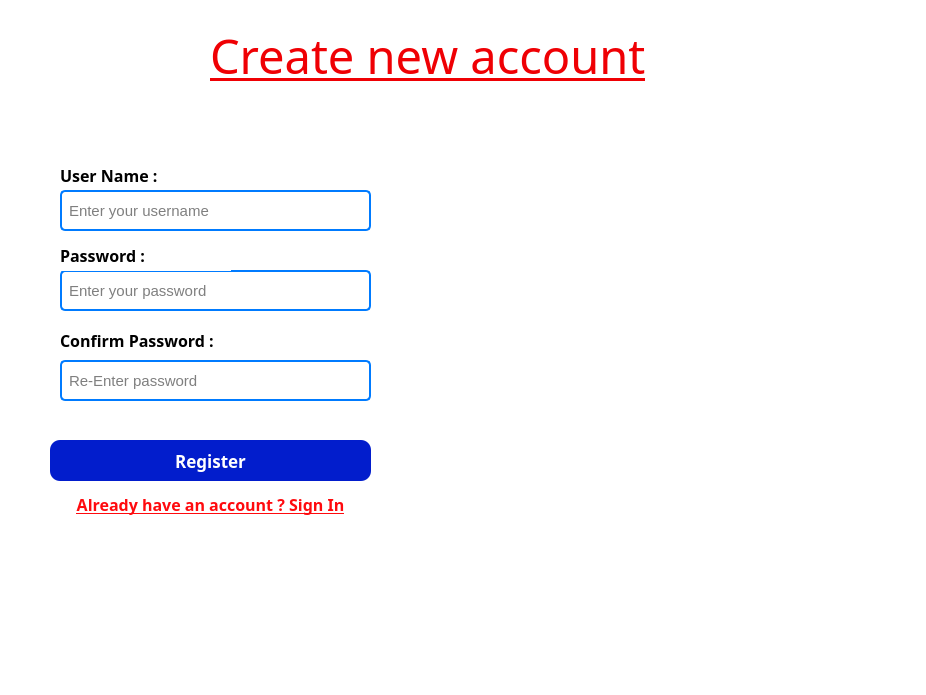
<?xml version="1.0" encoding="UTF-8"?>
<ui version="4.0">
 <class>signupwindow</class>
 <widget class="QDialog" name="signupwindow">
  <property name="geometry">
   <rect>
    <x>0</x>
    <y>0</y>
    <width>926</width>
    <height>695</height>
   </rect>
  </property>
  <property name="windowTitle">
   <string>Student Management Register Page</string>
  </property>
  <property name="windowIcon">
   <iconset resource="resource.qrc">
    <normaloff>:/img/pic/New folder/6681213.png</normaloff>:/img/pic/New folder/6681213.png</iconset>
  </property>
  <property name="styleSheet">
   <string notr="true">background-color: rgb(255, 255, 255);</string>
  </property>
  <widget class="QPushButton" name="pushButton_signin">
   <property name="geometry">
    <rect>
     <x>60</x>
     <y>490</y>
     <width>301</width>
     <height>29</height>
    </rect>
   </property>
   <property name="font">
    <font>
     <family>Bell MT</family>
     <pointsize>12</pointsize>
     <bold>true</bold>
     <underline>true</underline>
    </font>
   </property>
   <property name="styleSheet">
    <string notr="true">
QPushButton{
background-color:transparent;
border:none;
color: rgb(255, 10, 14)
}








</string>
   </property>
   <property name="text">
    <string>Already have an account ? Sign In</string>
   </property>
  </widget>
  <widget class="QLabel" name="label">
   <property name="geometry">
    <rect>
     <x>60</x>
     <y>150</y>
     <width>181</width>
     <height>51</height>
    </rect>
   </property>
   <property name="font">
    <font>
     <family>Bell MT</family>
     <pointsize>12</pointsize>
     <bold>true</bold>
     <underline>false</underline>
    </font>
   </property>
   <property name="text">
    <string>User Name :</string>
   </property>
  </widget>
  <widget class="QPushButton" name="pushButton_register">
   <property name="geometry">
    <rect>
     <x>50</x>
     <y>440</y>
     <width>321</width>
     <height>41</height>
    </rect>
   </property>
   <property name="font">
    <font>
     <family>Bell MT</family>
     <pointsize>13</pointsize>
     <bold>true</bold>
     <underline>false</underline>
    </font>
   </property>
   <property name="styleSheet">
    <string notr="true">QPushButton {
    background-color: rgb(2, 29, 204);     /* Blue background */
    color: white;                  /* White text */
    border-radius: 10px;           /* Rounded corners */
    padding: 8px 16px;             /* Inner spacing */
    font-weight: bold;
   
}

QPushButton:hover {
    background-color: #0056b3;     /* Darker blue on hover */
}

QPushButton:pressed {
    background-color: #003d80;     /* Even darker on press */

}</string>
   </property>
   <property name="text">
    <string>Register</string>
   </property>
  </widget>
  <widget class="QLineEdit" name="lineEdit_newpassword">
   <property name="geometry">
    <rect>
     <x>60</x>
     <y>270</y>
     <width>311</width>
     <height>41</height>
    </rect>
   </property>
   <property name="font">
    <font>
     <pointsize>11</pointsize>
     <underline>false</underline>
    </font>
   </property>
   <property name="styleSheet">
    <string notr="true">QLineEdit {
    border: 2px solid #007bff;   /* Blue border */
    border-radius: 5px;          /* Rounded corners */
    padding: 5px;                /* Inner spacing */
   
}</string>
   </property>
   <property name="echoMode">
    <enum>QLineEdit::EchoMode::Password</enum>
   </property>
   <property name="placeholderText">
    <string>Enter your password</string>
   </property>
  </widget>
  <widget class="QLineEdit" name="lineEdit_confirmpassword">
   <property name="geometry">
    <rect>
     <x>60</x>
     <y>360</y>
     <width>311</width>
     <height>41</height>
    </rect>
   </property>
   <property name="font">
    <font>
     <pointsize>11</pointsize>
     <underline>false</underline>
    </font>
   </property>
   <property name="styleSheet">
    <string notr="true">QLineEdit {
    border: 2px solid #007bff;   /* Blue border */
    border-radius: 5px;          /* Rounded corners */
    padding: 5px;                /* Inner spacing */
   
}</string>
   </property>
   <property name="echoMode">
    <enum>QLineEdit::EchoMode::Password</enum>
   </property>
   <property name="placeholderText">
    <string>Re-Enter password</string>
   </property>
  </widget>
  <widget class="QLabel" name="label_3">
   <property name="geometry">
    <rect>
     <x>60</x>
     <y>330</y>
     <width>171</width>
     <height>21</height>
    </rect>
   </property>
   <property name="font">
    <font>
     <family>Bell MT</family>
     <pointsize>12</pointsize>
     <bold>true</bold>
     <underline>false</underline>
    </font>
   </property>
   <property name="text">
    <string>Confirm Password :</string>
   </property>
  </widget>
  <widget class="QLineEdit" name="lineEdit_newusername">
   <property name="geometry">
    <rect>
     <x>60</x>
     <y>190</y>
     <width>311</width>
     <height>41</height>
    </rect>
   </property>
   <property name="font">
    <font>
     <pointsize>11</pointsize>
     <underline>false</underline>
    </font>
   </property>
   <property name="styleSheet">
    <string notr="true">QLineEdit {
    border: 2px solid #007bff;   /* Blue border */
    border-radius: 5px;          /* Rounded corners */
    padding: 5px;                /* Inner spacing */
   
}</string>
   </property>
   <property name="placeholderText">
    <string>Enter your username</string>
   </property>
  </widget>
  <widget class="QLabel" name="label_2">
   <property name="geometry">
    <rect>
     <x>60</x>
     <y>240</y>
     <width>171</width>
     <height>31</height>
    </rect>
   </property>
   <property name="font">
    <font>
     <family>Bell MT</family>
     <pointsize>12</pointsize>
     <bold>true</bold>
     <underline>false</underline>
    </font>
   </property>
   <property name="text">
    <string>Password :</string>
   </property>
  </widget>
  <widget class="QLabel" name="label_4">
   <property name="geometry">
    <rect>
     <x>210</x>
     <y>20</y>
     <width>511</width>
     <height>71</height>
    </rect>
   </property>
   <property name="font">
    <font>
     <family>Berlin Sans FB</family>
     <pointsize>35</pointsize>
     <bold>false</bold>
     <underline>true</underline>
    </font>
   </property>
   <property name="styleSheet">
    <string notr="true">
color: rgb(239, 0, 4);</string>
   </property>
   <property name="text">
    <string>Create new account</string>
   </property>
  </widget>
  <widget class="QLabel" name="label_5">
   <property name="geometry">
    <rect>
     <x>280</x>
     <y>-50</y>
     <width>681</width>
     <height>911</height>
    </rect>
   </property>
   <property name="styleSheet">
    <string notr="true">image: url(:/img/pic/New folder/1.jpg);</string>
   </property>
   <property name="text">
    <string/>
   </property>
   <property name="scaledContents">
    <bool>true</bool>
   </property>
  </widget>
  <zorder>label_5</zorder>
  <zorder>pushButton_signin</zorder>
  <zorder>label</zorder>
  <zorder>pushButton_register</zorder>
  <zorder>lineEdit_newpassword</zorder>
  <zorder>lineEdit_confirmpassword</zorder>
  <zorder>lineEdit_newusername</zorder>
  <zorder>label_2</zorder>
  <zorder>label_4</zorder>
  <zorder>label_3</zorder>
 </widget>
 <resources>
  <include location="resource.qrc"/>
 </resources>
 <connections/>
</ui>
